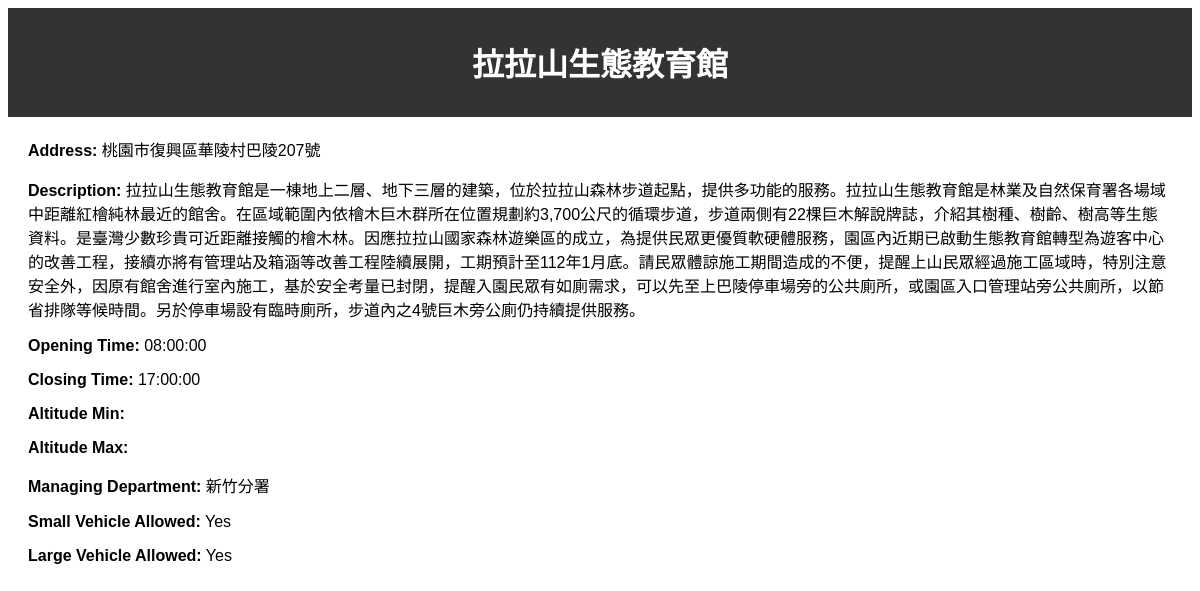
/Loginver/detailsLoginver.php?id=47, run on the app's committed database.
### tables this page shows
CREATE TABLE `location_info` (
  `id` int(11) NOT NULL,
  `location_name` varchar(100) NOT NULL,
  `page_url` varchar(255) NOT NULL,
  `opening_time` time DEFAULT NULL,
  `closing_time` time DEFAULT NULL,
  `address` varchar(255) NOT NULL,
  `altitude_min` int(11) DEFAULT NULL,
  `altitude_max` int(11) DEFAULT NULL,
  `description` text DEFAULT NULL,
  `managing_department` varchar(255) DEFAULT NULL,
  `coordinates` point DEFAULT NULL,
  `small_vehicle_allowed` tinyint(1) DEFAULT NULL,
  `large_vehicle_allowed` tinyint(1) DEFAULT NULL,
  `District_ID` varchar(7) NOT NULL,
  `Type_ID` int(11) NOT NULL,
  `activity_intensity` int(1) DEFAULT NULL
);

### Loginver/detailsLoginver.php (the view, shortened to what this page needs)
<?php
include 'db.php';
$id = $_GET['id'];
$sql = "SELECT * FROM location_info WHERE id = $id";
$result = $conn->query($sql);
if ($result->num_rows > 0) {
    $row = $result->fetch_assoc();
} else {
    echo "找不到該景點的詳細信息。";
    exit();
}
?>
<!DOCTYPE html>
<html lang="en">
<head>
    <link rel="stylesheet" href="styles.css">
</head>
<body>
    <header>
        <h1><?php echo $row['location_name']; ?></h1>
    </header>
    <main>
        <p><strong>Address:</strong> <?php echo $row['address']; ?></p>
        <p><strong>Description:</strong> <?php echo $row['description']; ?></p>
        <p><strong>Opening Time:</strong> <?php echo $row['opening_time']; ?></p>
        <p><strong>Closing Time:</strong> <?php echo $row['closing_time']; ?></p>
        <p><strong>Altitude Min:</strong> <?php echo $row['altitude_min']; ?></p>
        <p><strong>Altitude Max:</strong> <?php echo $row['altitude_max']; ?></p>
        <p><strong>Managing Department:</strong> <?php echo $row['managing_department']; ?></p>
        <p><strong>Small Vehicle Allowed:</strong> <?php echo $row['small_vehicle_allowed'] ? 'Yes' : 'No'; ?></p>
        <p><strong>Large Vehicle Allowed:</strong> <?php echo $row['large_vehicle_allowed'] ? 'Yes' : 'No'; ?></p>
    </main>
</body>
</html>

### styles.css (style rules this page uses)
body { font-family: Arial, sans-serif; }
header { background-color: #333; color: white; padding: 10px 0; text-align: center; }
main { margin: 20px; }

### data on the page
location_info: location_name "拉拉山生態教育館", address "桃園市復興區華陵村巴陵207號", description "拉拉山生態教育館是一棟地上二層、地下三層的建築，位於拉拉山森林步道起點，提供多功能的服務。拉拉山生態教育館是林業及自然保育署各場域中距離紅檜純林最近的館舍。在區域範圍內依檜木巨木群所在位置規劃約3,700公尺的循環步道，步道兩側有22棵巨木解說牌誌，介紹其樹種、樹齡、樹高等生態資料。是臺灣少數珍貴可近距離接觸的檜木林。因應拉拉山國家森林遊樂區的成立，為提供民眾更優質軟硬體服務，園區內近期已啟動生態教育館轉型為遊客中心的改善工程，接續亦將有管理站及箱涵等改善工程陸續展開，工期預計至112年1月底。請民眾體諒施工期間造成的不便，提醒上山民眾經過施工區域時，特別注意安全外，因原有館舍進行室內施工，基於安全考量已封閉，提醒入園民眾有如廁需求，可以先至上巴陵停車場旁的公共廁所，或園區入口管理站旁公共廁所，以節省排隊等候時間。另於停車場設有臨時廁所，步道內之4號巨木旁公廁仍持續提供服務。", opening_time "08:00:00", closing_time "17:00:00", managing_department "新竹分署"
